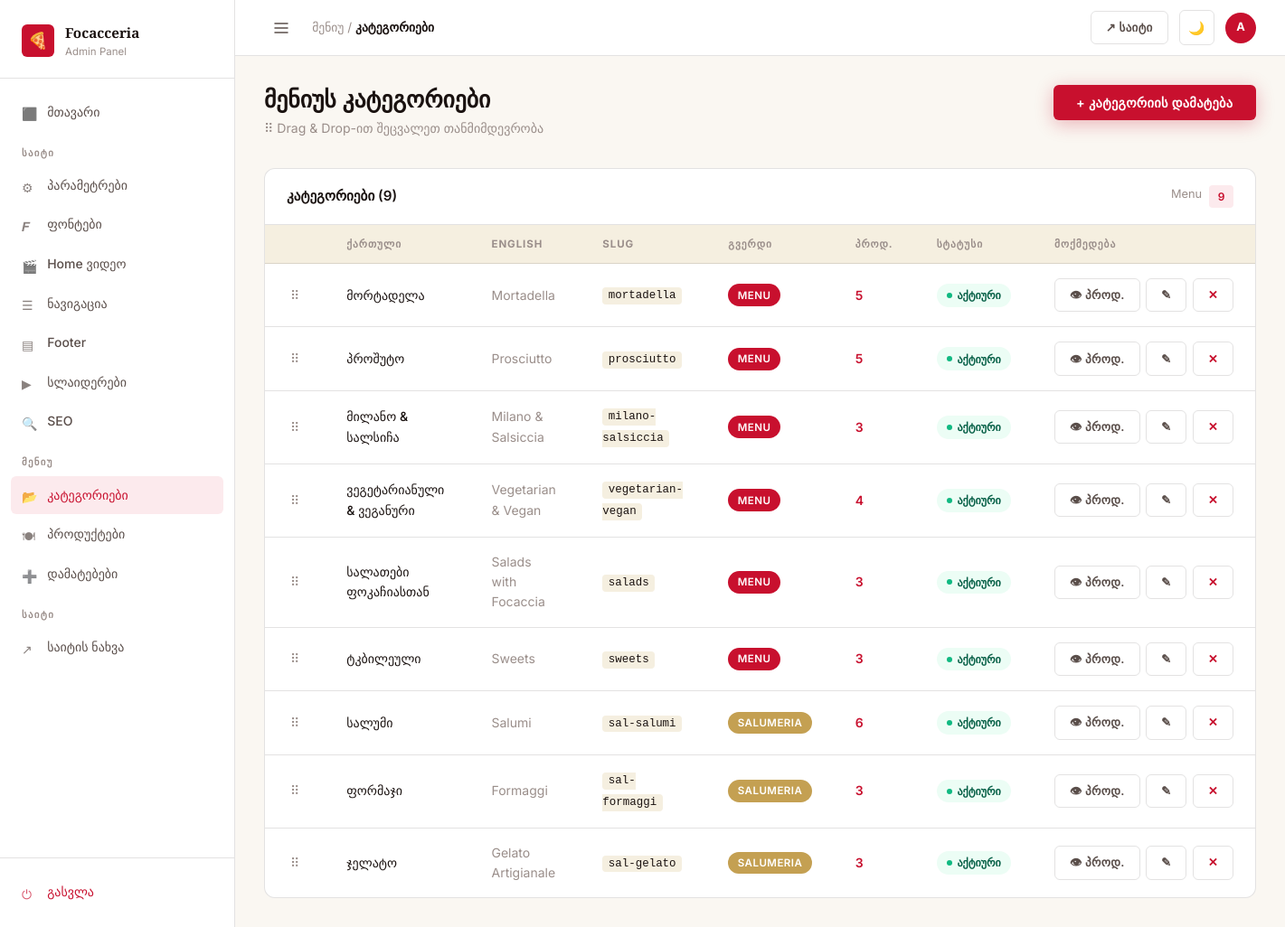
/dashboard/menu/categories/ (signed in), run on the app's committed database.
### menu/models.py (models this page shows, shortened)
class MenuCategory(models.Model):
    PAGE_CHOICES = [
        ('menu', 'Menu'),
        ('salumeria', 'Salumeria'),
    ]
    name_ka = models.CharField(max_length=100)
    name_en = models.CharField(max_length=100)
    slug = models.SlugField(unique=True)
    description_ka = models.TextField(blank=True)
    description_en = models.TextField(blank=True)
    page = models.CharField(max_length=20, choices=PAGE_CHOICES, default='menu')
    order = models.PositiveIntegerField(default=0)
    is_active = models.BooleanField(default=True)
    class Meta:
        ordering = ['order']
        verbose_name_plural = 'Menu Categories'

### dashboard/views.py (the view)
# urls.py: path('menu/categories/', views.menu_categories, name='menu_categories'),
@login_required
def menu_categories(request):
    cats = MenuCategory.objects.all()
    return render(request, 'dashboard/menu_categories.html', {'categories': cats})

### core/models.py (called while the page is built)
    @classmethod
    def get_settings(cls):
        obj, _ = cls.objects.get_or_create(pk=1)
        return obj

    @classmethod
    def get_settings(cls):
        obj, _ = cls.objects.get_or_create(pk=1)
        return obj

### templates/dashboard/menu_categories.html (shortened to what this page needs)
{% extends 'dashboard/base.html' %}
{% block nav_categories %}active{% endblock %}
{% block breadcrumb %}მენიუ / <strong>კატეგორიები</strong>{% endblock %}
{% block content %}
<div class="page-header">
  <div>
    <h1 class="page-title">მენიუს კატეგორიები</h1>
    <p class="page-subtitle">⠿ Drag & Drop-ით შეცვალეთ თანმიმდევრობა</p>
  </div>
  <button class="btn btn-primary" data-modal-open="#modal-add-cat">+ კატეგორიის დამატება</button>
</div>
{% if categories %}
<div class="table-card">
  <div class="table-card-header">
    <span class="table-card-title">კატეგორიები ({{ categories|length }})</span>
    <div style="display:flex;gap:.5rem;">
      <span style="font-size:.8rem;color:var(--text-muted);">Menu</span>
      <span style="padding:.2rem .6rem;background:var(--accent-pale);color:var(--accent);border-radius:4px;font-size:.75rem;font-weight:600;">{{ categories|length }}</span>
    </div>
  </div>
  <table class="data-table">
    <thead>
      <tr>
        <th style="width:40px;"></th>
        <th>ქართული</th>
        <th>English</th>
        <th>Slug</th>
        <th>გვერდი</th>
        <th>პროდ.</th>
        <th>სტატუსი</th>
        <th>მოქმედება</th>
      </tr>
    </thead>
    <tbody data-sortable data-reorder-url="{% url 'category_reorder' %}">
      {% for cat in categories %}
      <tr data-id="{{ cat.pk }}">
        <td><span class="drag-handle">⠿</span></td>
        <td style="font-weight:500;">{{ cat.name_ka }}</td>
        <td style="color:var(--text-muted);">{{ cat.name_en }}</td>
        <td><code style="font-size:.78rem;background:var(--bg-surface);padding:.15rem .4rem;border-radius:4px;">{{ cat.slug }}</code></td>
        <td>
          <span class="badge {% if cat.page == 'menu' %}badge-rosso{% else %}badge-oro{% endif %}">
            {{ cat.get_page_display }}
          </span>
        </td>
        <td>
          <a href="{% url 'menu_items_by_category' cat.pk %}" style="font-weight:600;color:var(--accent);">
            {{ cat.items.count }}
          </a>
        </td>
        <td>
          {% if cat.is_active %}<span class="status-pill status-active">აქტიური</span>
          {% else %}<span class="status-pill status-inactive">დამალული</span>{% endif %}
        </td>
        <td>
          <div class="td-actions">
            <a href="{% url 'menu_items_by_category' cat.pk %}" class="btn btn-ghost btn-sm">👁 პროდ.</a>
            <a href="{% url 'category_edit' cat.pk %}" class="btn btn-ghost btn-sm">✎</a>
            <a href="{% url 'category_delete' cat.pk %}" class="btn btn-ghost btn-sm" style="color:var(--accent);"
               data-confirm="კატეგორიის წაშლა? ყველა პროდუქტიც წაიშლება!">✕</a>
          </div>
        </td>
      </tr>
      {% endfor %}
    </tbody>
  </table>
</div>
{% else %}
<div class="empty-state">
  <div class="empty-state-icon">📂</div>
  <h3>კატეგორიები არ არის</h3>
  <p>დაამატეთ პირველი კატეგორია</p>
</div>
{% endif %}
{% endblock %}

### templates/dashboard/base.html (shortened to what this page needs)
<!DOCTYPE html>
<html lang="ka" data-theme="light">
<head>
  {% load static %}
  <link rel="stylesheet" href="{% static 'css/brand.css' %}">
  <link rel="stylesheet" href="{% static 'css/dashboard.css' %}">
</head>
<body>
{% load static %}
<div class="db-layout">
  <aside class="db-sidebar">
    <div class="sidebar-brand">
      <div class="sidebar-brand-logo">🍕</div>
      <div class="sidebar-brand-text">
        <div class="sidebar-brand-name">Focacceria</div>
        <div class="sidebar-brand-sub">Admin Panel</div>
      </div>
    </div>
    <nav class="sidebar-nav">
      <div class="nav-section">
        <a href="{% url 'dashboard_home' %}" class="nav-link {% block nav_home %}{% endblock %}">
          <span class="icon">⬛</span> მთავარი
        </a>
      </div>
      <div class="nav-section">
        <div class="nav-section-label">საიტი</div>
        <a href="{% url 'site_settings' %}" class="nav-link {% block nav_settings %}{% endblock %}">
          <span class="icon">⚙</span> პარამეტრები
        </a>
        <a href="{% url 'font_settings' %}" class="nav-link {% block nav_fonts %}{% endblock %}">
          <span class="icon">𝑭</span> ფონტები
        </a>
        <a href="{% url 'home_video_settings' %}" class="nav-link {% block nav_home_video %}{% endblock %}">
          <span class="icon">🎬</span> Home ვიდეო
        </a>
        <a href="{% url 'navigation' %}" class="nav-link {% block nav_navigation %}{% endblock %}">
          <span class="icon">☰</span> ნავიგაცია
        </a>
        <a href="{% url 'footer' %}" class="nav-link {% block nav_footer %}{% endblock %}">
          <span class="icon">▤</span> Footer
        </a>
        <a href="{% url 'sliders' %}" class="nav-link {% block nav_sliders %}{% endblock %}">
          <span class="icon">▶</span> სლაიდერები
        </a>
        <a href="{% url 'seo_settings' %}" class="nav-link {% block nav_seo %}{% endblock %}">
          <span class="icon">🔍</span> SEO
        </a>
      </div>
      <div class="nav-section">
        <div class="nav-section-label">მენიუ</div>
        <a href="{% url 'menu_categories' %}" class="nav-link {% block nav_categories %}{% endblock %}">
          <span class="icon">📂</span> კატეგორიები
        </a>
        <a href="{% url 'menu_items' %}" class="nav-link {% block nav_items %}{% endblock %}">
          <span class="icon">🍽</span> პროდუქტები
        </a>
        <a href="{% url 'addons' %}" class="nav-link {% block nav_addons %}{% endblock %}">
          <span class="icon">➕</span> დამატებები
        </a>
      </div>
      <div class="nav-section">
        <div class="nav-section-label">საიტი</div>
        <a href="/" target="_blank" class="nav-link">
          <span class="icon">↗</span> საიტის ნახვა
        </a>
      </div>
    </nav>
    <div class="sidebar-footer">
      <a href="{% url 'dashboard_logout' %}" class="nav-link" style="color:var(--accent);">
        <span class="icon">⏻</span> გასვლა
      </a>
    </div>
  </aside>
  <div class="db-main">
    <header class="db-topbar">
      <div class="topbar-left">
        <button class="btn btn-ghost btn-icon" data-sidebar-toggle style="border:none;">
          <svg width="18" height="18" viewBox="0 0 18 18" fill="none">
            <path d="M2 4h14M2 9h14M2 14h14" stroke="currentColor" stroke-width="1.5" stroke-linecap="round"/>
          </svg>
        </button>
        <div class="topbar-breadcrumb">
          {% block breadcrumb %}<strong>Dashboard</strong>{% endblock %}
        </div>
      </div>
      <div class="topbar-right">
        <a href="/" target="_blank" class="btn btn-ghost btn-sm">↗ საიტი</a>
        <button class="btn btn-ghost btn-icon" data-theme-toggle title="Toggle theme">
          <span data-theme-icon>🌙</span>
        </button>
        <div class="topbar-avatar" title="{{ request.user.username }}">
          {{ request.user.username|first|upper }}
        </div>
      </div>
    </header>
    <main class="db-content">
      {% block content %}{% endblock %}
    </main>
  </div>
</div>
</body>
</html>

### static/css/brand.css (style rules this page uses)
:root { --rosso: #C8102E; --rosso-dark: #A00C23; --rosso-light: #E8203E; --rosso-pale: #fceaed; --nero: #1A1210; --nero-soft: #2A2220; --charcoal: #3A3230; --crema: #F5EFE0; --crema-dark: #EDE4D0; --crema-light: #FAF7F2; --oro: #C4A052; --oro-dark: #A8843A; --oro-light: #D4B870; --white: #FFFFFF; --off-white: #FDF9F4; --font-serif: 'Playfair Display', 'Georgia', serif; --font-sans: 'Inter', 'Segoe UI', system-ui, sans-serif; --radius-sm: 6px; --radius-md: 12px; --radius-lg: 20px; --radius-xl: 32px; --shadow-sm: 0 1px 3px rgba(0,0,0,.08), 0 1px 2px rgba(0,0,0,.06); --shadow-md: 0 4px 16px rgba(0,0,0,.10), 0 2px 6px rgba(0,0,0,.07); --shadow-lg: 0 12px 40px rgba(0,0,0,.14), 0 4px 12px rgba(0,0,0,.08); --shadow-rosso: 0 4px 20px rgba(200,16,46,.30); --ease: cubic-bezier(.4,0,.2,1); --transition: .2s var(--ease); }
[data-theme="light"], :root { --bg: var(--crema-light); --bg-card: var(--white); --bg-surface: var(--crema); --bg-hover: var(--crema-dark); --border: rgba(26,18,16,.12); --border-strong: rgba(26,18,16,.22); --text-primary: var(--nero); --text-secondary: #5A4E4A; --text-muted: #9A8E8A; --text-inverse: var(--white); --accent: var(--rosso); --accent-hover: var(--rosso-dark); --accent-pale: var(--rosso-pale); }
*, *::before, *::after { box-sizing: border-box; margin: 0; padding: 0; }
html { font-size: 16px; scroll-behavior: smooth; -webkit-font-smoothing: antialiased; }
body { font-family: var(--font-sans); background: var(--bg); color: var(--text-primary); line-height: 1.6; transition: background var(--transition), color var(--transition); }
h1, h2, h3, h4, h5, h6 { font-family: var(--font-serif); line-height: 1.25; color: var(--text-primary); }
h1 { font-size: clamp(2rem, 5vw, 3.5rem); }
p { color: var(--text-secondary); line-height: 1.7; }
a { color: var(--accent); text-decoration: none; transition: color var(--transition); }
.badge { display: inline-block; padding: .2rem .65rem; border-radius: 50px; font-size: .72rem; font-weight: 600; letter-spacing: .04em; text-transform: uppercase; }
.badge-rosso { background: var(--rosso); color: #fff; }
.badge-oro { background: var(--oro); color: #fff; }
.btn { display: inline-flex; align-items: center; gap: .5rem; padding: .7rem 1.6rem; border-radius: var(--radius-sm); font-family: var(--font-sans); font-size: .9rem; font-weight: 600; letter-spacing: .02em; cursor: pointer; border: none; transition: all var(--transition); white-space: nowrap; }
.btn-primary { background: var(--accent); color: #fff; box-shadow: var(--shadow-rosso); }
.btn-ghost { background: transparent; color: var(--text-secondary); border: 1.5px solid var(--border); }
.btn-sm { padding: .45rem 1rem; font-size: .82rem; }
.btn-icon { padding: .6rem; border-radius: var(--radius-sm); }

### data on the page
MenuCategory: name_ka "მორტადელა", name_en "Mortadella", slug "mortadella", page "MENU", items.count "5", is_active "აქტიური"
MenuCategory: name_ka "პროშუტო", name_en "Prosciutto", slug "prosciutto", page "MENU", items.count "5", is_active "აქტიური"
MenuCategory: name_ka "მილანო & სალსიჩა", name_en "Milano & Salsiccia", slug "milano-salsiccia", page "MENU", items.count "3", is_active "აქტიური"
MenuCategory: name_ka "ვეგეტარიანული & ვეგანური", name_en "Vegetarian & Vegan", slug "vegetarian-vegan", page "MENU", items.count "4", is_active "აქტიური"
MenuCategory: name_ka "სალათები ფოკაჩიასთან", name_en "Salads with Focaccia", slug "salads", page "MENU", items.count "3", is_active "აქტიური"
MenuCategory: name_ka "ტკბილეული", name_en "Sweets", slug "sweets", page "MENU", items.count "3", is_active "აქტიური"
MenuCategory: name_ka "სალუმი", name_en "Salumi", slug "sal-salumi", page "SALUMERIA", items.count "6", is_active "აქტიური"
MenuCategory: name_ka "ფორმაჯი", name_en "Formaggi", slug "sal-formaggi", page "SALUMERIA", items.count "3", is_active "აქტიური"
MenuCategory: name_ka "ჯელატო", name_en "Gelato Artigianale", slug "sal-gelato", page "SALUMERIA", items.count "3", is_active "აქტიური"

### other printed values
{{ request.user.username|first|upper }} "A"
{{ categories|length }} "9"
